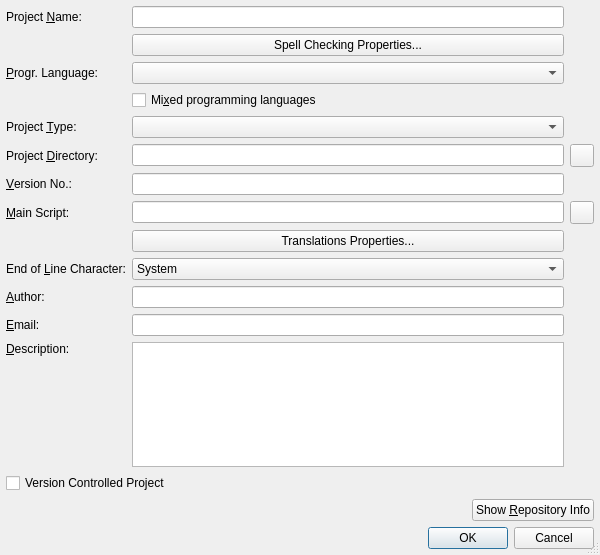
<?xml version="1.0" encoding="UTF-8"?>
<ui version="4.0">
 <class>PropertiesDialog</class>
 <widget class="QDialog" name="PropertiesDialog">
  <property name="geometry">
   <rect>
    <x>0</x>
    <y>0</y>
    <width>600</width>
    <height>555</height>
   </rect>
  </property>
  <property name="maximumSize">
   <size>
    <width>16777215</width>
    <height>16777215</height>
   </size>
  </property>
  <property name="windowTitle">
   <string>Project Properties</string>
  </property>
  <property name="whatsThis">
   <string>&lt;b&gt;Project Properties Dialog&lt;/b&gt;
&lt;p&gt;This dialog is used to show and edit the projects properties.&lt;/p&gt;
&lt;p&gt;If the project is controlled by a version control system, the &quot;Show Repository Info&quot; button displays information about the repository.&lt;/p&gt;</string>
  </property>
  <property name="sizeGripEnabled">
   <bool>true</bool>
  </property>
  <layout class="QVBoxLayout" name="verticalLayout">
   <item>
    <layout class="QGridLayout" name="gridLayout">
     <item row="0" column="0">
      <widget class="QLabel" name="nameLabel">
       <property name="text">
        <string>Project &amp;Name:</string>
       </property>
       <property name="buddy">
        <cstring>nameEdit</cstring>
       </property>
      </widget>
     </item>
     <item row="0" column="1">
      <widget class="QLineEdit" name="nameEdit">
       <property name="toolTip">
        <string>Enter the project name</string>
       </property>
       <property name="whatsThis">
        <string>&lt;b&gt;Project Name&lt;/b&gt;
&lt;p&gt;Enter the project name&lt;/p&gt;</string>
       </property>
      </widget>
     </item>
     <item row="1" column="1">
      <widget class="QPushButton" name="spellPropertiesButton">
       <property name="toolTip">
        <string>Press to edit the spell checking properties</string>
       </property>
       <property name="text">
        <string>Spell Checking Properties...</string>
       </property>
      </widget>
     </item>
     <item row="2" column="0">
      <widget class="QLabel" name="textLabel1">
       <property name="text">
        <string>&amp;Progr. Language:</string>
       </property>
       <property name="buddy">
        <cstring>languageComboBox</cstring>
       </property>
      </widget>
     </item>
     <item row="2" column="1">
      <widget class="QComboBox" name="languageComboBox">
       <property name="toolTip">
        <string>Select the project's programming language</string>
       </property>
      </widget>
     </item>
     <item row="3" column="1">
      <widget class="QCheckBox" name="mixedLanguageCheckBox">
       <property name="toolTip">
        <string>Select, if the project uses other programming languages as well</string>
       </property>
       <property name="text">
        <string>Mi&amp;xed programming languages</string>
       </property>
       <property name="shortcut">
        <string>Alt+X</string>
       </property>
      </widget>
     </item>
     <item row="4" column="0">
      <widget class="QLabel" name="textLabel1_2">
       <property name="text">
        <string>Project &amp;Type:</string>
       </property>
       <property name="buddy">
        <cstring>projectTypeComboBox</cstring>
       </property>
      </widget>
     </item>
     <item row="4" column="1">
      <widget class="QComboBox" name="projectTypeComboBox">
       <property name="toolTip">
        <string>Select the type of the project</string>
       </property>
      </widget>
     </item>
     <item row="5" column="0">
      <widget class="QLabel" name="dirLabel">
       <property name="text">
        <string>Project &amp;Directory:</string>
       </property>
       <property name="buddy">
        <cstring>dirEdit</cstring>
       </property>
      </widget>
     </item>
     <item row="5" column="1">
      <widget class="QLineEdit" name="dirEdit">
       <property name="toolTip">
        <string>Enter the project directory</string>
       </property>
       <property name="whatsThis">
        <string>&lt;b&gt;Project Directory&lt;/b&gt;
&lt;p&gt;Enter the project directory. You may select it
 with a dialog by pressing the button to the right.&lt;/p&gt;</string>
       </property>
      </widget>
     </item>
     <item row="6" column="0">
      <widget class="QLabel" name="versionLabel">
       <property name="text">
        <string>&amp;Version No.:</string>
       </property>
       <property name="buddy">
        <cstring>versionEdit</cstring>
       </property>
      </widget>
     </item>
     <item row="6" column="1">
      <widget class="QLineEdit" name="versionEdit">
       <property name="toolTip">
        <string>Enter the version number</string>
       </property>
       <property name="whatsThis">
        <string>&lt;b&gt;Version No.&lt;/b&gt;
&lt;p&gt;Enter the version no.&lt;/p&gt;</string>
       </property>
      </widget>
     </item>
     <item row="7" column="0">
      <widget class="QLabel" name="mainscriptLabel">
       <property name="text">
        <string>&amp;Main Script:</string>
       </property>
       <property name="buddy">
        <cstring>mainscriptEdit</cstring>
       </property>
      </widget>
     </item>
     <item row="7" column="1">
      <widget class="QLineEdit" name="mainscriptEdit">
       <property name="toolTip">
        <string>Enter the main script</string>
       </property>
       <property name="whatsThis">
        <string>&lt;b&gt;Main Script&lt;/b&gt;
&lt;p&gt;Enter the main script of the project. You may select it
 with a dialog by pressing the button to the right.&lt;/p&gt;</string>
       </property>
      </widget>
     </item>
     <item row="8" column="1">
      <widget class="QPushButton" name="transPropertiesButton">
       <property name="toolTip">
        <string>Press to edit the translations properties</string>
       </property>
       <property name="text">
        <string>Translations Properties...</string>
       </property>
      </widget>
     </item>
     <item row="9" column="0">
      <widget class="QLabel" name="eolLabel">
       <property name="text">
        <string>End of &amp;Line Character:</string>
       </property>
       <property name="buddy">
        <cstring>eolComboBox</cstring>
       </property>
      </widget>
     </item>
     <item row="9" column="1">
      <widget class="QComboBox" name="eolComboBox">
       <property name="toolTip">
        <string>Select the end of line character to be used by the project</string>
       </property>
       <item>
        <property name="text">
         <string>System</string>
        </property>
       </item>
       <item>
        <property name="text">
         <string>Unix</string>
        </property>
       </item>
       <item>
        <property name="text">
         <string>Macintosh</string>
        </property>
       </item>
       <item>
        <property name="text">
         <string>Windows/DOS</string>
        </property>
       </item>
      </widget>
     </item>
     <item row="10" column="0">
      <widget class="QLabel" name="authorLabel">
       <property name="text">
        <string>&amp;Author:</string>
       </property>
       <property name="buddy">
        <cstring>authorEdit</cstring>
       </property>
      </widget>
     </item>
     <item row="10" column="1">
      <widget class="QLineEdit" name="authorEdit">
       <property name="toolTip">
        <string>Enter authors name</string>
       </property>
       <property name="whatsThis">
        <string>&lt;b&gt;Author&lt;/b&gt;
&lt;p&gt;Enter the name of the author.&lt;/p&gt;</string>
       </property>
      </widget>
     </item>
     <item row="11" column="0">
      <widget class="QLabel" name="emailLabel">
       <property name="text">
        <string>&amp;Email:</string>
       </property>
       <property name="buddy">
        <cstring>emailEdit</cstring>
       </property>
      </widget>
     </item>
     <item row="11" column="1">
      <widget class="QLineEdit" name="emailEdit">
       <property name="toolTip">
        <string>Enter authors email</string>
       </property>
       <property name="whatsThis">
        <string>&lt;b&gt;Email&lt;/b&gt;
&lt;p&gt;Enter the email address of the author&lt;/p&gt;</string>
       </property>
      </widget>
     </item>
     <item row="12" column="0">
      <widget class="QLabel" name="descriptionLabel">
       <property name="text">
        <string>&amp;Description:</string>
       </property>
       <property name="alignment">
        <set>Qt::AlignTop</set>
       </property>
       <property name="buddy">
        <cstring>descriptionEdit</cstring>
       </property>
      </widget>
     </item>
     <item row="12" column="1">
      <widget class="QTextEdit" name="descriptionEdit">
       <property name="toolTip">
        <string>Enter description</string>
       </property>
       <property name="whatsThis">
        <string>&lt;b&gt;Description&lt;/b&gt;
&lt;p&gt;Enter a short description for the project.&lt;/p&gt;</string>
       </property>
       <property name="tabChangesFocus">
        <bool>true</bool>
       </property>
       <property name="acceptRichText">
        <bool>false</bool>
       </property>
      </widget>
     </item>
     <item row="5" column="2">
      <widget class="QToolButton" name="dirButton">
       <property name="toolTip">
        <string>Show directory selection dialog</string>
       </property>
       <property name="whatsThis">
        <string>&lt;b&gt;Project Directory&lt;/b&gt;
&lt;p&gt;Select a project directory via a directory selection dialog.&lt;/p&gt;</string>
       </property>
      </widget>
     </item>
     <item row="7" column="2">
      <widget class="QToolButton" name="mainscriptButton">
       <property name="toolTip">
        <string>Show file selection dialog</string>
       </property>
       <property name="whatsThis">
        <string>&lt;b&gt;Main Script&lt;/b&gt;
&lt;p&gt;Select the projects main script via a file selection dialog.&lt;/p&gt;</string>
       </property>
      </widget>
     </item>
    </layout>
   </item>
   <item>
    <widget class="QCheckBox" name="vcsCheckBox">
     <property name="toolTip">
      <string>Select to create a version controlled project</string>
     </property>
     <property name="text">
      <string>Version Controlled Project</string>
     </property>
    </widget>
   </item>
   <item>
    <layout class="QHBoxLayout" name="_2">
     <item>
      <widget class="QLabel" name="vcsLabel">
       <property name="sizePolicy">
        <sizepolicy hsizetype="MinimumExpanding" vsizetype="Preferred">
         <horstretch>0</horstretch>
         <verstretch>0</verstretch>
        </sizepolicy>
       </property>
       <property name="text">
        <string/>
       </property>
      </widget>
     </item>
     <item>
      <widget class="QPushButton" name="vcsInfoButton">
       <property name="toolTip">
        <string>Press to show information about the repository</string>
       </property>
       <property name="text">
        <string>Show &amp;Repository Info</string>
       </property>
       <property name="shortcut">
        <string>Alt+R</string>
       </property>
      </widget>
     </item>
    </layout>
   </item>
   <item>
    <widget class="QDialogButtonBox" name="buttonBox">
     <property name="orientation">
      <enum>Qt::Horizontal</enum>
     </property>
     <property name="standardButtons">
      <set>QDialogButtonBox::Cancel|QDialogButtonBox::Ok</set>
     </property>
    </widget>
   </item>
  </layout>
 </widget>
 <layoutdefault spacing="6" margin="6"/>
 <pixmapfunction>qPixmapFromMimeSource</pixmapfunction>
 <tabstops>
  <tabstop>nameEdit</tabstop>
  <tabstop>spellPropertiesButton</tabstop>
  <tabstop>languageComboBox</tabstop>
  <tabstop>mixedLanguageCheckBox</tabstop>
  <tabstop>projectTypeComboBox</tabstop>
  <tabstop>dirEdit</tabstop>
  <tabstop>dirButton</tabstop>
  <tabstop>versionEdit</tabstop>
  <tabstop>mainscriptEdit</tabstop>
  <tabstop>mainscriptButton</tabstop>
  <tabstop>transPropertiesButton</tabstop>
  <tabstop>eolComboBox</tabstop>
  <tabstop>authorEdit</tabstop>
  <tabstop>emailEdit</tabstop>
  <tabstop>descriptionEdit</tabstop>
  <tabstop>vcsCheckBox</tabstop>
  <tabstop>vcsInfoButton</tabstop>
  <tabstop>buttonBox</tabstop>
 </tabstops>
 <resources/>
 <connections>
  <connection>
   <sender>buttonBox</sender>
   <signal>accepted()</signal>
   <receiver>PropertiesDialog</receiver>
   <slot>accept()</slot>
   <hints>
    <hint type="sourcelabel">
     <x>57</x>
     <y>511</y>
    </hint>
    <hint type="destinationlabel">
     <x>57</x>
     <y>529</y>
    </hint>
   </hints>
  </connection>
  <connection>
   <sender>buttonBox</sender>
   <signal>rejected()</signal>
   <receiver>PropertiesDialog</receiver>
   <slot>reject()</slot>
   <hints>
    <hint type="sourcelabel">
     <x>143</x>
     <y>516</y>
    </hint>
    <hint type="destinationlabel">
     <x>145</x>
     <y>531</y>
    </hint>
   </hints>
  </connection>
 </connections>
</ui>
